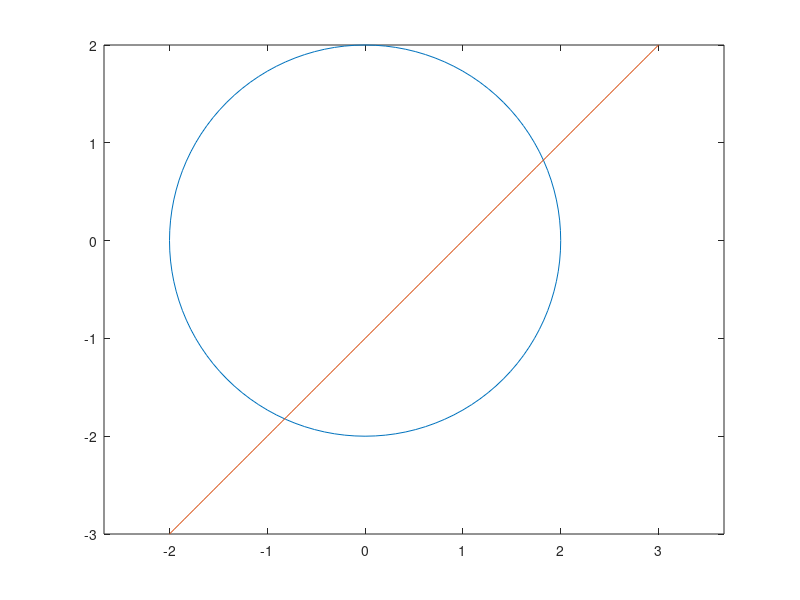

MATLAB code for this plot:
clear,clctheta=0:pi/60:2*pi;r=2;xc=r*cos(theta);yc=r*sin(theta);xd=-2:5/100:3;yd=xd-1;plot(xc,yc,xd,yd)axis equal [xcord,ycord]=ginput(2);closedisp('Solutiile sistemului sunt: ')for i=1:length(xcord)  sol=fsolve('P2_f',[xcord(i) ycord(i)])end
